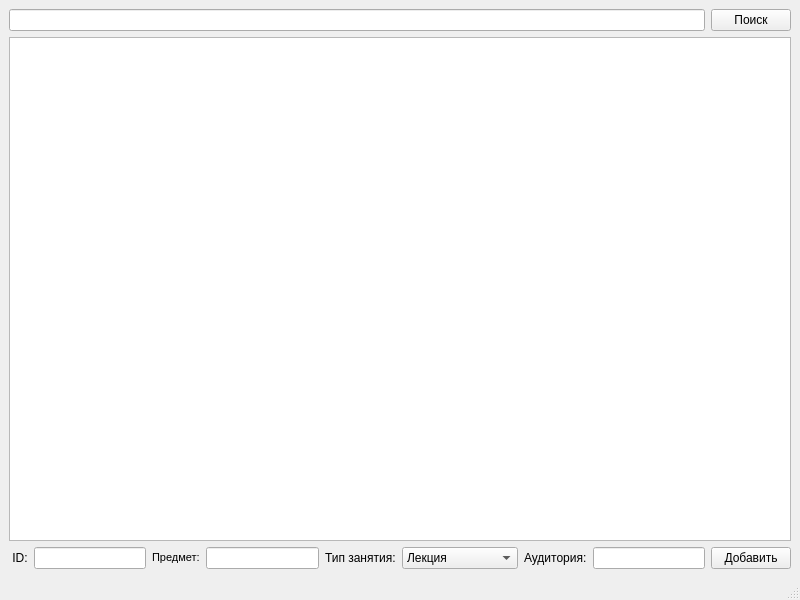
<?xml version="1.0" encoding="UTF-8"?>
<ui version="4.0">
 <class>MainWindow</class>
 <widget class="QMainWindow" name="MainWindow">
  <property name="geometry">
   <rect>
    <x>0</x>
    <y>0</y>
    <width>800</width>
    <height>600</height>
   </rect>
  </property>
  <property name="windowTitle">
   <string>MainWindow</string>
  </property>
  <widget class="QWidget" name="centralwidget">
   <layout class="QGridLayout" name="gridLayout">
    <item row="1" column="0">
     <widget class="QTextBrowser" name="textBrowser"/>
    </item>
    <item row="0" column="0">
     <layout class="QHBoxLayout" name="horizontalLayout">
      <item>
       <widget class="QLineEdit" name="editsearch"/>
      </item>
      <item>
       <widget class="QPushButton" name="buttonfind">
        <property name="text">
         <string>Поиск</string>
        </property>
       </widget>
      </item>
     </layout>
    </item>
    <item row="2" column="0">
     <layout class="QHBoxLayout" name="horizontalLayout_2">
      <item>
       <widget class="QLabel" name="label">
        <property name="text">
         <string> ID:</string>
        </property>
       </widget>
      </item>
      <item>
       <widget class="QLineEdit" name="editID"/>
      </item>
      <item>
       <widget class="QLabel" name="label_2">
        <property name="text">
         <string>&lt;html&gt;&lt;head/&gt;&lt;body&gt;&lt;p&gt;&lt;span style=&quot; font-size:8pt;&quot;&gt;Предмет:&lt;/span&gt;&lt;/p&gt;&lt;/body&gt;&lt;/html&gt;</string>
        </property>
       </widget>
      </item>
      <item>
       <widget class="QLineEdit" name="editPredmet"/>
      </item>
      <item>
       <widget class="QLabel" name="label_3">
        <property name="text">
         <string>Тип занятия:</string>
        </property>
       </widget>
      </item>
      <item>
       <widget class="QComboBox" name="comboTipe">
        <item>
         <property name="text">
          <string>Лекция</string>
         </property>
        </item>
        <item>
         <property name="text">
          <string>Праактическое</string>
         </property>
        </item>
        <item>
         <property name="text">
          <string>Лабораторная</string>
         </property>
        </item>
        <item>
         <property name="text">
          <string>Экзамен</string>
         </property>
        </item>
       </widget>
      </item>
      <item>
       <widget class="QLabel" name="label_4">
        <property name="text">
         <string>Аудитория:</string>
        </property>
       </widget>
      </item>
      <item>
       <widget class="QLineEdit" name="editAud"/>
      </item>
      <item>
       <widget class="QPushButton" name="buttonAdd">
        <property name="text">
         <string>Добавить</string>
        </property>
       </widget>
      </item>
     </layout>
    </item>
   </layout>
  </widget>
  <widget class="QMenuBar" name="menubar">
   <property name="geometry">
    <rect>
     <x>0</x>
     <y>0</y>
     <width>800</width>
     <height>21</height>
    </rect>
   </property>
  </widget>
  <widget class="QStatusBar" name="statusbar"/>
 </widget>
 <resources/>
 <connections>
  <connection>
   <sender>buttonfind</sender>
   <signal>clicked()</signal>
   <receiver>MainWindow</receiver>
   <slot>findOccupation()</slot>
   <hints>
    <hint type="sourcelabel">
     <x>749</x>
     <y>41</y>
    </hint>
    <hint type="destinationlabel">
     <x>633</x>
     <y>29</y>
    </hint>
   </hints>
  </connection>
  <connection>
   <sender>buttonAdd</sender>
   <signal>clicked()</signal>
   <receiver>MainWindow</receiver>
   <slot>addOccupation()</slot>
   <hints>
    <hint type="sourcelabel">
     <x>749</x>
     <y>555</y>
    </hint>
    <hint type="destinationlabel">
     <x>399</x>
     <y>299</y>
    </hint>
   </hints>
  </connection>
 </connections>
 <slots>
  <slot>findOccupation()</slot>
  <slot>addOccupation()</slot>
 </slots>
</ui>
